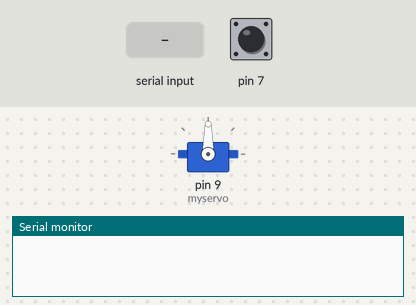
A sketch run on a simulated Arduino Mega 2560, built with avr-gcc and run on an emulated ATmega2560. Shown: servo, the last lines printed to the serial monitor. The inputs (shaded band) are chosen by the test bench; at power-on: pin 7 HIGH.

Above: at 1.2 s.
1.3 s: "1" received over the second serial link
At 1.9 s:
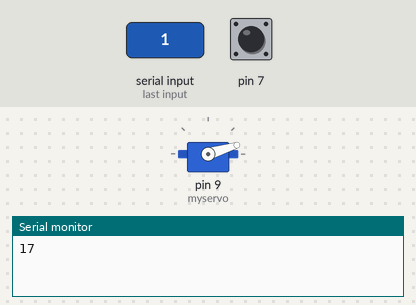
2.8 s: "0" received over the second serial link
At 4.2 s:
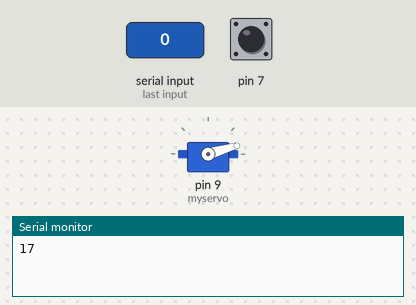
Timing chart, 0 to 5.8 s (numbered marks = the images above; inputs shaded):
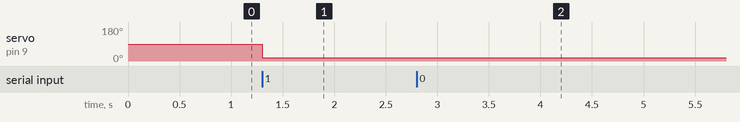

The sketch:

receive.ino
```cpp
#include <Servo.h>

Servo myservo;

void setup() {
  pinMode(7, INPUT_PULLUP);
  myservo.attach(9);
  Serial.begin(0);
  Serial1.begin(9600);
}

void loop() {
  Serial.begin(0);
  Serial1.begin(9600);

  while(!Serial1.available()) {
   // while Serial1 feed isn't available, do nothing
  }

  byte rec_byte = Serial1.read();
  int degree = rec_byte*90/255;
  Serial.println(degree);
  if (digitalRead(7)) myservo.write(degree);
}
```

Measured:
- after the input at 1.3 s, servo on pin 9 (myservo): 90° → 17° at once
- after the input at 2.8 s, servo on pin 9 (myservo): 17° → 16° at once
